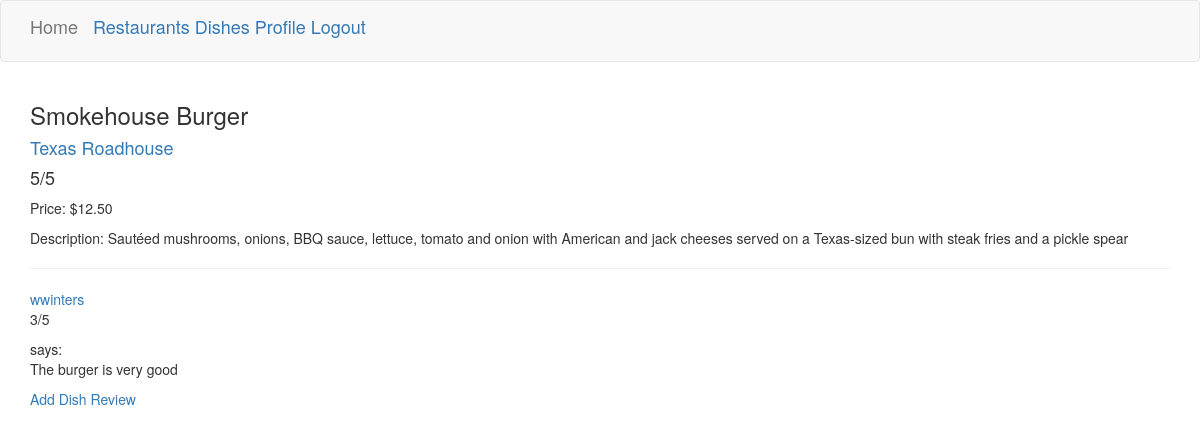
Page /dish/Smokehouse Burger (signed in) on the committed database.
### app/models.py (models this page shows, shortened)
class Dish(db.Model):
    id = db.Column(db.Integer, primary_key=True)
    name = db.Column(db.String(128), index=True, unique=True)
    rating = db.Column(db.Integer)
    price = db.Column(db.Float)
    description = db.Column(db.String(128), index=True)
    r2ds = db.relationship('RestaurantToDish', backref='dish', lazy='dynamic')
    reviews = db.relationship('Review', backref='dish', lazy='dynamic')

class Restaurant(db.Model):
    id = db.Column(db.Integer, primary_key=True)
    name = db.Column(db.String(128), index=True, unique=True)
    rating = db.Column(db.Integer)
    description = db.Column(db.String(128), index=True)
    location = db.Column(db.String(128), index=True, unique=True)
    r2ds = db.relationship('RestaurantToDish', backref='restaurant', lazy='dynamic')
    reviews = db.relationship('Review', backref='restaurant', lazy='dynamic')

class Review(db.Model):
    id = db.Column(db.Integer, primary_key=True)
    body = db.Column(db.String(140))
    rating = db.Column(db.Integer)
    timestamp = db.Column(db.DateTime, index=True, default=datetime.utcnow)
    user_id = db.Column(db.Integer, db.ForeignKey('user.id'))
    restaurantID = db.Column(db.Integer, db.ForeignKey('restaurant.id'))
    dishID = db.Column(db.Integer, db.ForeignKey('dish.id'))
    users = db.relationship('User', overlaps="reviews,user")

class User(UserMixin, db.Model):
    id = db.Column(db.Integer, primary_key=True)
    username = db.Column(db.String(64), index=True, unique=True)
    email = db.Column(db.String(120), index=True, unique=True)
    password_hash = db.Column(db.String(128))
    last_seen = db.Column(db.DateTime, default=datetime.utcnow)
    reviews = db.relationship('Review', backref='user', lazy='dynamic')

### app/routes.py (the view)
@app.route('/dish/<name>')
@login_required
def dish(name):
    dish = Dish.query.filter_by(name=name).first()
    if dish is None:
        flash("Dish does not exist")
        return render_template("index.html")
    else:
        page = request.args.get('page', 1, type=int)
        reviews = dish.reviews.order_by(Review.timestamp.desc()).paginate(
            page, app.config['POSTS_PER_PAGE'], False)
        next_url = url_for('user', username=user.username, page=reviews.next_num) \
            if reviews.has_next else None
        prev_url = url_for('user', username=user.username, page=reviews.prev_num) \
            if reviews.has_prev else None
        form = EmptyForm()
        restaurantlist = Restaurant.query.join(RestaurantToDish).filter_by(dishID=dish.id).all()
        return render_template("dish.html", title=dish.name, dish=dish, restaurants=restaurantlist,
                               reviews=reviews.items, next_url=next_url, prev_url=prev_url, form=form)

### app/models.py (called while the page is built)
@login.user_loader
def load_user(id):
    return User.query.get(int(id))

### app/templates/dish.html (shortened to what this page needs)
{% extends "base.html" %}
{% block app_content %}
    <h3>{{ dish.name }}</h3>
    {% for restaurant in restaurants %}
        <h4><a href="{{ url_for('restaurant', name=restaurant.name) }}">{{ restaurant.name }}</a></h4>
    {% endfor %}
    <h4>{{ dish.rating }}/5</h4>
    <p>Price: ${{ dish.price }}0</p>
    <p>Description: {{ dish.description }}</p>
    <hr>
    {% for review in reviews %}
        {% include '_review.html' %}
    {% endfor %}
    <a href={{ url_for('adddishreview') }}>Add Dish Review</a>
{%  endblock %}

### app/templates/base.html (shortened to what this page needs)
{%  extends 'bootstrap/base.html' %}
    {% block navbar %}
     <nav class="navbar navbar-default">
        <div class="container">
            <div class="navbar-header">
                <a class="navbar-brand" href="{{ url_for('index') }}">Home</a>
            </div>
            <div class="collapse navbar-collapse" id="bs-example-navbar-collapse-1">
                <ul class="navbar-brand ml-auto">
                    {% if current_user.is_anonymous %}
                        <a href="{{ url_for('login') }}">Login</a>
                    {% else %}
                        <a href={{ url_for('restaurants') }}>Restaurants</a>
                        <a href={{ url_for('dishes') }}>Dishes</a>
                        <a href="{{ url_for('user', username=current_user.username) }}">Profile</a>
                        <a href="{{ url_for('logout') }}">Logout</a>
                    {% endif %}
                </ul>
            </div>
        </div>
    </nav>
    {% endblock %}
    <{% block content %}
    <div class="container">
        {% block app_content %}{% endblock %}
    </div>
{% endblock %}

### app/templates/_review.html
    <table>
        <tr valign="top">
            <td><a href="{{ url_for('user', username=review.user.username) }}">{{ review.user.username }}</a><p>{{ review.rating }}/5</p>says:<br>{{ review.body }}</td>
        </tr>
    </table>

### rows in the picture
Dish: name "Smokehouse Burger", rating "5", price "12.5", description "Sautéed mushrooms, onions, BBQ sauce, lettuce, tomato and onion with American and jack cheeses served on a Texas-sized bun with steak fries and a pickle spear"
Restaurant: name "Texas Roadhouse"
Review: user.username "wwinters", rating "3", body "The burger is very good"
